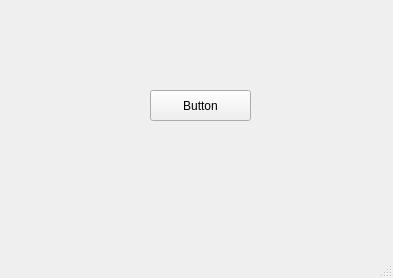
<?xml version="1.0" encoding="UTF-8"?>
<ui version="4.0">
 <class>MainWindow</class>
 <widget class="QMainWindow" name="MainWindow">
  <property name="geometry">
   <rect>
    <x>0</x>
    <y>0</y>
    <width>393</width>
    <height>278</height>
   </rect>
  </property>
  <property name="windowTitle">
   <string>MainWindow</string>
  </property>
  <widget class="QWidget" name="centralwidget">
   <widget class="QPushButton" name="Button">
    <property name="geometry">
     <rect>
      <x>150</x>
      <y>90</y>
      <width>101</width>
      <height>31</height>
     </rect>
    </property>
    <property name="text">
     <string>Button</string>
    </property>
   </widget>
  </widget>
  <widget class="QMenuBar" name="menubar">
   <property name="geometry">
    <rect>
     <x>0</x>
     <y>0</y>
     <width>393</width>
     <height>26</height>
    </rect>
   </property>
  </widget>
  <widget class="QStatusBar" name="statusbar"/>
 </widget>
 <resources/>
 <connections/>
</ui>
